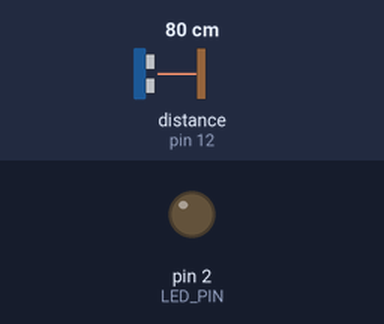
Bench run of a sketch on a simulated Arduino Uno, built with avr-gcc and run on an emulated ATmega328P. Shown: output pins drawn as LEDs (lit = HIGH). Wiring (inferred from the names in the program): ultrasonic range finder: trigger pin 5; echo pin 12. The inputs (shaded band) are chosen by the test bench; at power-on: distance to the obstacle (sensor on pin 12) 80 cm. The echo pulse lasts 58.3 µs per cm; pins used as bus, display or sensor lines are not drawn; what the sketch prints to the serial monitor is not drawn.

Above: at 1.8 s.
1.9 s: distance to the obstacle (sensor on pin 12) set to 2 cm
At 2.6 s:
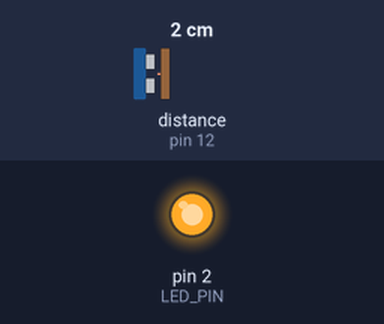
3.5 s: distance to the obstacle (sensor on pin 12) set to 18 cm
At 4.3 s:
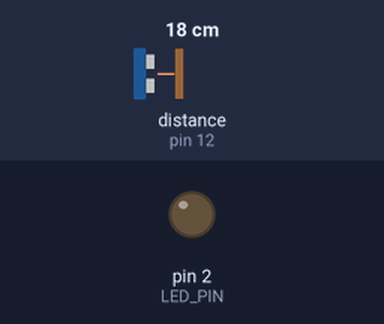
5.5 s: distance to the obstacle (sensor on pin 12) set to 4 cm
At 7.1 s:
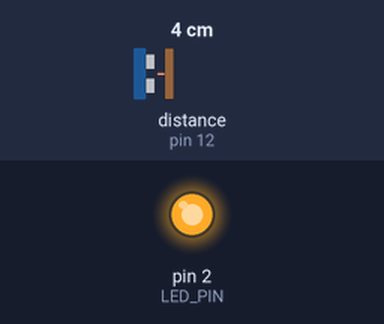
Timing chart, 0 to 8.6 s (numbered marks = the images above; inputs shaded):
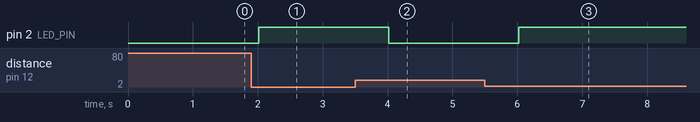

The sketch:

5a.ino
```cpp
#define TRIG_PIN 5
#define ECHO_PIN 12
#define LED_PIN 2
void setup(){
  Serial.begin(9600);
  pinMode(TRIG_PIN,OUTPUT);
  pinMode(ECHO_PIN,INPUT);
  pinMode(2,OUTPUT);
}
void loop(){
  digitalWrite(TRIG_PIN,LOW);
  delayMicroseconds(2);
  digitalWrite(TRIG_PIN,HIGH);
  delayMicroseconds(10);
  digitalWrite(TRIG_PIN,LOW);
  long duration= pulseIn(ECHO_PIN,HIGH);
  float distance= (duration*0.0343)/2;
  Serial.print("DISTANCE");
  Serial.print(distance);
  Serial.print("CM");
  if (distance >0 && distance<10) {
    digitalWrite(2,HIGH);
  }
  else{
    digitalWrite(2,LOW);
  }
  delay(1000);
}
```

Measured:
- after the input at 1.9 s, pin 2 (LED_PIN): LOW → HIGH after 0.11 s
- after the input at 3.5 s, pin 2 (LED_PIN): HIGH → LOW after 0.52 s
- after the input at 5.5 s, pin 2 (LED_PIN): LOW → HIGH after 0.52 s
